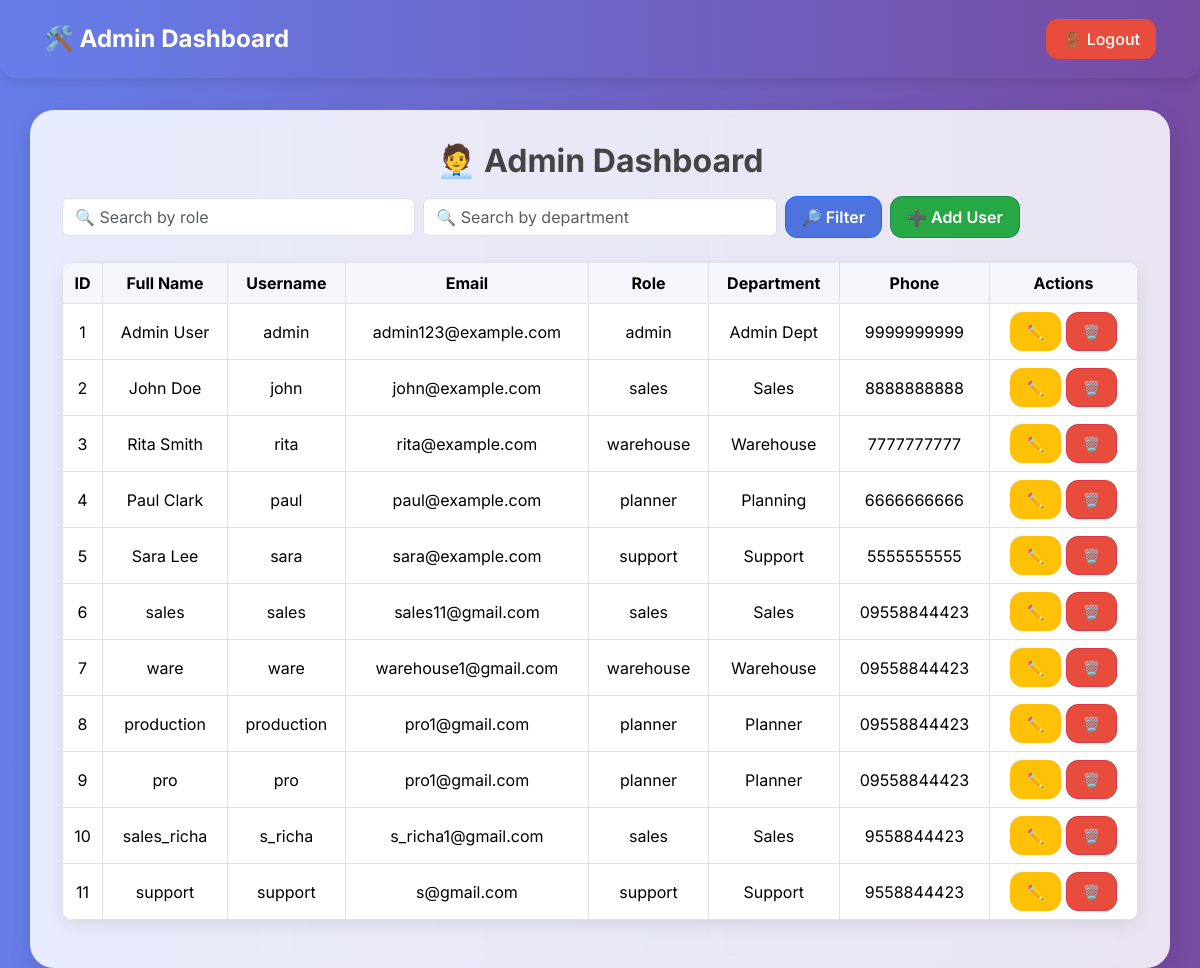
The page /admin/dashboard (signed in) on the database its author committed.
### tables this page shows
CREATE TABLE users (
            id INTEGER PRIMARY KEY AUTOINCREMENT,
            full_name TEXT,
            username TEXT UNIQUE NOT NULL,
            password TEXT NOT NULL,
            role TEXT CHECK(role IN ('admin', 'sales', 'warehouse', 'planner', 'support')) NOT NULL,
            email TEXT,
            phone TEXT,
            address TEXT,
            department TEXT,
            dob TEXT,
            gender TEXT
        );

### app.py (the view)
@app.route('/admin/dashboard')
def admin_dashboard():
    if session.get('role') != 'admin':
        return redirect(url_for('login'))
    role_filter = request.args.get('role', '').strip().lower()
    dept_filter = request.args.get('department', '').strip().lower()
    conn = get_db_connection()
    cursor = conn.cursor()
    query = "SELECT * FROM users WHERE 1=1"
    params = []
    if role_filter:
        query += " AND LOWER(role) LIKE ?"
        params.append(f"%{role_filter}%")
    if dept_filter:
        query += " AND LOWER(department) LIKE ?"
        params.append(f"%{dept_filter}%")
    cursor.execute(query, params)
    users = cursor.fetchall()
    conn.close()
    return render_template('admin_dashboard.html', users=users)

### app.py (called while the page is built)
def get_db_connection():
    conn = sqlite3.connect(DB_PATH, check_same_thread=False)
    conn.row_factory = sqlite3.Row
    return conn

### Templates/admin_dashboard.html (shortened to what this page needs)
<!DOCTYPE html>
<html lang="en">
<head>
  <link href="https://cdn.jsdelivr.net/npm/bootstrap@5.3.3/dist/css/bootstrap.min.css" rel="stylesheet">
</head>
<body>
<nav class="navbar navbar-expand-lg">
  <div class="container-fluid d-flex justify-content-between align-items-center flex-wrap gap-2">
    <span class="navbar-brand">🛠️ Admin Dashboard</span>
    <div class="d-flex gap-2 flex-wrap">
      <a href="{{ url_for('logout') }}" class="btn btn-danger">🚪 Logout</a>
    </div>
  </div>
</nav>
<div class="dashboard-box container">
  <h2 class="text-center">🧑‍💼 Admin Dashboard</h2>
  <form method="get" action="{{ url_for('admin_dashboard') }}" class="row g-2 mb-4 align-items-center">
    <div class="col-md-4">
      <input type="text" name="role" class="form-control" placeholder="🔍 Search by role">
    </div>
    <div class="col-md-4">
      <input type="text" name="department" class="form-control" placeholder="🔍 Search by department">
    </div>
    <div class="col-md-4 d-flex gap-2">
      <button type="submit" class="btn btn-primary">🔎 Filter</button>
      <a href="{{ url_for('add_user') }}" class="btn btn-success">➕ Add User</a>
    </div>
  </form>
  <table class="table table-bordered table-hover text-center">
    <thead>
      <tr>
        <th>ID</th>
        <th>Full Name</th>
        <th>Username</th>
        <th>Email</th>
        <th>Role</th>
        <th>Department</th>
        <th>Phone</th>
        <th>Actions</th>
      </tr>
    </thead>
    <tbody>
      {% for user in users %}
      <tr>
        <td>{{ user.id }}</td>
        <td>{{ user.full_name }}</td>
        <td>{{ user.username }}</td>
        <td>{{ user.email }}</td>
        <td>{{ user.role }}</td>
        <td>{{ user.department }}</td>
        <td>{{ user.phone }}</td>
        <td>
          <a href="{{ url_for('edit_user', user_id=user.id) }}" class="btn btn-sm btn-warning">✏️</a>
          <a href="{{ url_for('delete_user', user_id=user.id) }}" class="btn btn-sm btn-danger" onclick="return confirm('Are you sure you want to delete this user?');">🗑️</a>
        </td>
      </tr>
      {% endfor %}
    </tbody>
  </table>
</div>
</body>
</html>

### Templates/admin_dashboard.html (style rules this page uses)
body { margin: 0; padding: 0; font-family: 'Inter', sans-serif; background: linear-gradient(to right, #667eea, #764ba2); min-height: 100vh; color: #333; }
.navbar { background: linear-gradient(90deg, #667eea, #764ba2); color: white; border-radius: 0 0 1rem 1rem; padding: 1rem 2rem; box-shadow: 0 4px 12px rgba(0, 0, 0, 0.1); }
.navbar-brand { font-weight: 700; font-size: 1.5rem; color: white !important; }
.navbar .btn { border-radius: 0.75rem; font-weight: 500; border: none; }
.dashboard-box { background: rgba(255, 255, 255, 0.85); backdrop-filter: blur(8px); padding: 2rem; border-radius: 1.5rem; box-shadow: 0 8px 24px rgba(0, 0, 0, 0.12); margin-top: 2rem; }
h2 { font-weight: 700; color: #444; margin-bottom: 1rem; }
.table { background: white; border-radius: 0.75rem; overflow: hidden; box-shadow: 0 6px 16px rgba(0, 0, 0, 0.08); }
.table th { background-color: #f4f6fb; text-align: center; vertical-align: middle; }
.table td { text-align: center; vertical-align: middle; }
.btn { border-radius: 0.75rem; font-weight: 600; padding: 0.5rem 1rem; }
.btn-primary { background: #4e73df; }
.btn-danger { background: #e74c3c; }
.btn-success { background: #28a745; }
.btn-warning { background: #ffc107; color: #212529; }

### rows shown on the page
users: id "1", full_name "Admin User", username "admin", email "admin123@example.com", role "admin", department "Admin Dept", phone "9999999999"
users: id "2", full_name "John Doe", username "john", email "john@example.com", role "sales", department "Sales", phone "8888888888"
users: id "3", full_name "Rita Smith", username "rita", email "rita@example.com", role "warehouse", department "Warehouse", phone "7777777777"
users: id "4", full_name "Paul Clark", username "paul", email "paul@example.com", role "planner", department "Planning", phone "6666666666"
users: id "5", full_name "Sara Lee", username "sara", email "sara@example.com", role "support", department "Support", phone "5555555555"
users: id "6", full_name "sales", username "sales", email "sales11@gmail.com", role "sales", department "Sales", phone "09558844423"
users: id "7", full_name "ware", username "ware", email "warehouse1@gmail.com", role "warehouse", department "Warehouse", phone "09558844423"
users: id "8", full_name "production", username "production", email "pro1@gmail.com", role "planner", department "Planner", phone "09558844423"
users: id "9", full_name "pro", username "pro", email "pro1@gmail.com", role "planner", department "Planner", phone "09558844423"
users: id "10", full_name "sales_richa", username "s_richa", email "s_richa1@gmail.com", role "sales", department "Sales", phone "9558844423"
users: id "11", full_name "support", username "support", email "s@gmail.com", role "support", department "Support", phone "9558844423"
